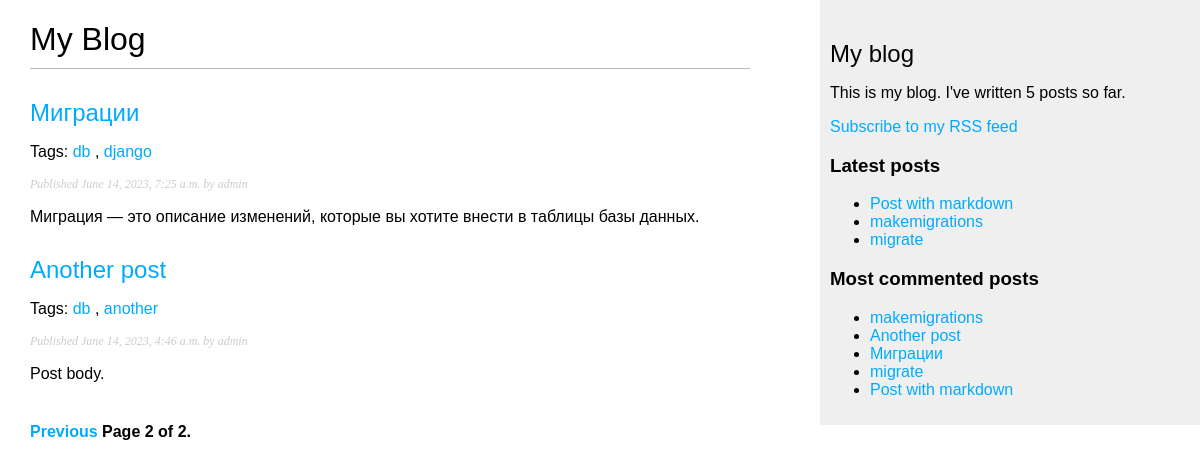
Screenshot of /blog/?page=2 with the database file from the repository.
### blog/models.py (models this page shows, shortened)
class Post(models.Model):
    STATUS_CHOICES = (
        ('draft', 'Draft'),
        ('published', 'Published'),
    )
    title = models.CharField(max_length=250)
    slug = models.SlugField(max_length=250,unique_for_date='publish')
    author = models.ForeignKey(User, on_delete=models.CASCADE, related_name='blog_posts')
    body = models.TextField()
    publish = models.DateTimeField(default=timezone.now)
    created = models.DateTimeField(auto_now_add=True)
    updated = models.DateTimeField(auto_now=True)
    status = models.CharField(max_length=10,choices=STATUS_CHOICES,default='draft')
    objects = models.Manager()
    published = PublishedManager()
    tags = TaggableManager()
    class Meta:
        ordering = ('-publish',)
    def get_absolute_url(self):
        return reverse('blog:post_detail', args=[self.publish.year, self.publish.month, self.publish.day, self.slug])

### blog/views.py (the view)
# urls.py: path('', views.post_list, name='post_list'),
def post_list(request, tag_slug=None):
    object_list = Post.published.all()
    tag = None
    if tag_slug:
        tag = get_object_or_404(Tag, slug=tag_slug)
        object_list = object_list.filter(tags__in=[tag])
    paginator = Paginator(object_list, 3)
    page = request.GET.get('page')
    try:
        posts = paginator.page(page)
    except PageNotAnInteger:
        posts = paginator.page(1)
    except EmptyPage:
        posts = paginator.page(paginator.num_pages)
    return render(request, 'blog/post/list.html', {'page':page, 'posts':posts, 'tag':tag})

### blog/models.py (called while the page is built)
    def get_queryset(self):
        return super().get_queryset().filter(status='published')

### blog/templatetags/blog_tags.py (called while the page is built)
@register.simple_tag
def total_posts():
    return Post.published.count()

@register.inclusion_tag('blog/post/latest_posts.html')
def show_latest_posts(count=5):
    latest_posts = Post.published.order_by('-publish')[:count]
    return {'latest_posts':latest_posts}

@register.simple_tag
def get_most_commented_posts(count=5):
    return Post.published.annotate(total_comments=Count('comments')).order_by('-total_comments')[:count]

@register.filter(name='markdown')
def markdown_format(text):
    return mark_safe(markdown.markdown(text))

### blog/templates/blog/post/list.html (shortened to what this page needs)
{% extends "blog/base.html" %}
{% load blog_tags %}
{% block content %}
    <h1>My Blog</h1>
    {% for post in posts %}
        <h2>
            <a href="{{ post.get_absolute_url }}">{{ post.title }}</a>
        </h2>
        <p class="tags">
            Tags:
                {% for tag in post.tags.all %}
                    <a href="{% url 'blog:post_list_by_tag' tag.slug %}">
                        {{ tag.name }}
                    </a>
                    {% if not forloop.last %}, {% endif %}
                {% endfor %}
        </p>
        <p class="date">Published {{ post.publish }} by {{ post.author }}</p>
        {{ post.body|markdown|truncatewords_html:30 }}
    {% endfor %}
    {% include "pagination.html" with page=posts %}
{% endblock %}

### blog/templates/blog/base.html (shortened to what this page needs)
{% load blog_tags %}
{% load static %}
<!DOCTYPE html>
<html>
    <head>
        <link href="{% static 'css/blog.css' %}" rel="stylesheet">
    </head>
    <body>
        <div id="content">
            {% block content %}{% endblock %}
        </div>
        <div id="sidebar">
            <h2>My blog</h2>
            <p>This is my blog. I've written {% total_posts %} posts so far.</p>
            <p><a href="{% url 'blog:post_feed' %}">Subscribe to my RSS feed</a></p>
            <h3>Latest posts</h3>
            {% show_latest_posts 3 %}
            <h3>Most commented posts</h3>
            {% get_most_commented_posts as most_commented_posts %}
            <ul>
                {% for post in most_commented_posts %}
                    <li><a href="{{ post.get_absolute_url }}">{{ post.title }}</a></li>
                {% endfor %}
            </ul>
        </div>
    </body>
</html>

### blog/templates/blog/post/latest_posts.html
<ul>
    {% for post in latest_posts %}
        <li><a href="{{ post.get_absolute_url }}">{{ post.title }}</a></li>
    {% endfor %}
</ul>

### blog/static/css/blog.css (style rules this page uses)
body { margin:0; padding:0; font-family:helvetica, sans-serif; }
a { color:#00abff; text-decoration:none; }
h1 { font-weight:normal; border-bottom:1px solid #bbb; padding:0 0 10px 0; }
h2 { font-weight:normal; margin:30px 0 0; }
#content { float:left; width:60%; padding:0 0 0 30px; }
#sidebar { float:right; width:30%; padding:10px; background:#efefef; height:100%; }
p.date { color:#ccc; font-family: georgia, serif; font-size: 12px; font-style: italic; }

### rows the page displays
Post: title "Миграции", publish "June 14, 2023, 7:25 a.m.", author "admin", body "Миграция — это описание изменений, которые вы хотите внести в таблицы базы данных."
Tag: name "db"
Tag: name "django"
Post: title "Another post", publish "June 14, 2023, 4:46 a.m.", author "admin", body "Post body."
Tag: name "another"
Post: title "Post with markdown"
Post: title "makemigrations"
Post: title "migrate"

### other values shown
{{ page.number }} "2"
{{ page.paginator.num_pages }} "2"
